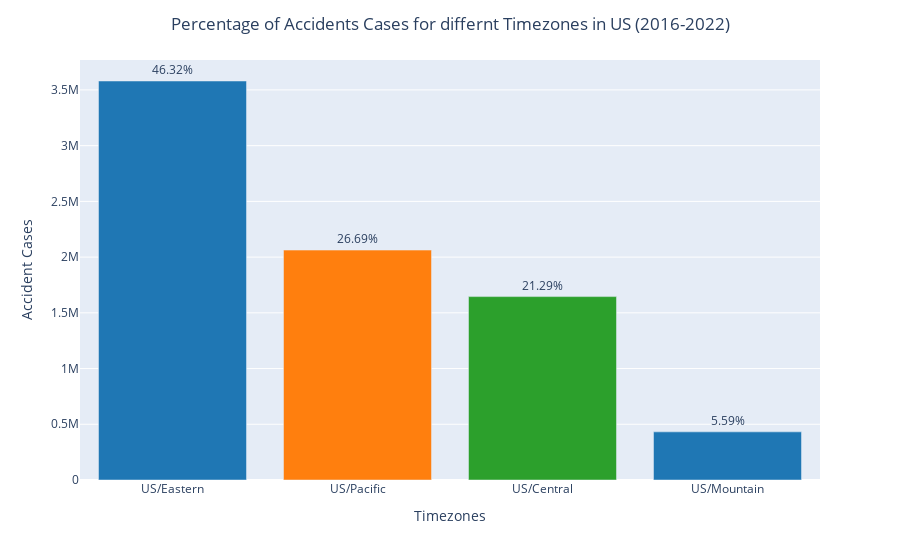

The notebook cell this image was saved under:
### Code cell
total_cases = len(df)

# Calculate the percentage of total cases for each Timezone
timezone_df['Percentage'] = (timezone_df['Cases'] / total_cases) * 100

# Define custom colors for the bars
custom_colors = ['#1f77b4', '#ff7f0e', '#2ca02c']

fig = px.bar(
    timezone_df,
    x='Timezone',
    y='Cases',
    color='Timezone',  
    color_discrete_sequence=custom_colors,  
    text='Percentage',  
    labels={'Percentage': 'Percentage (%)', 'Cases': 'Accident Cases', 'Timezone': 'Timezones'}  
)


# Display percentage as text on top of bars with a specific format
fig.update_traces(texttemplate='%{text:.2f}%', textposition='outside')

fig.update_layout(showlegend=False,
                 title={'text':'Percentage of Accidents Cases for differnt Timezones in US (2016-2022)', 'x':0.5}
                 )

fig.show()

### Figure 1 — Plotly figure (JSON) as saved in the notebook; plotly's stock layout.template omitted (floating-point values rounded to 4 significant figures)
{"data": [{"alignmentgroup": "True", "hovertemplate": "Timezones=%{x}<br>Accident Cases=%{y}<br>Percentage (%)=%{text}<extra></extra>", "legendgroup": "US/Eastern", "marker": {"color": "#1f77b4", "pattern": {"shape": ""}}, "name": "US/Eastern", "offsetgroup": "US/Eastern", "orientation": "v", "showlegend": true, "text": [46.32], "textposition": "outside", "texttemplate": "%{text:.2f}%", "type": "bar", "x": ["US/Eastern"], "xaxis": "x", "y": [3580167], "yaxis": "y"}, {"alignmentgroup": "True", "hovertemplate": "Timezones=%{x}<br>Accident Cases=%{y}<br>Percentage (%)=%{text}<extra></extra>", "legendgroup": "US/Pacific", "marker": {"color": "#ff7f0e", "pattern": {"shape": ""}}, "name": "US/Pacific", "offsetgroup": "US/Pacific", "orientation": "v", "showlegend": true, "text": [26.69], "textposition": "outside", "texttemplate": "%{text:.2f}%", "type": "bar", "x": ["US/Pacific"], "xaxis": "x", "y": [2062984], "yaxis": "y"}, {"alignmentgroup": "True", "hovertemplate": "Timezones=%{x}<br>Accident Cases=%{y}<br>Percentage (%)=%{text}<extra></extra>", "legendgroup": "US/Central", "marker": {"color": "#2ca02c", "pattern": {"shape": ""}}, "name": "US/Central", "offsetgroup": "US/Central", "orientation": "v", "showlegend": true, "text": [21.29], "textposition": "outside", "texttemplate": "%{text:.2f}%", "type": "bar", "x": ["US/Central"], "xaxis": "x", "y": [1645616], "yaxis": "y"}, {"alignmentgroup": "True", "hovertemplate": "Timezones=%{x}<br>Accident Cases=%{y}<br>Percentage (%)=%{text}<extra></extra>", "legendgroup": "US/Mountain", "marker": {"color": "#1f77b4", "pattern": {"shape": ""}}, "name": "US/Mountain", "offsetgroup": "US/Mountain", "orientation": "v", "showlegend": true, "text": [5.587], "textposition": "outside", "texttemplate": "%{text:.2f}%", "type": "bar", "x": ["US/Mountain"], "xaxis": "x", "y": [431819], "yaxis": "y"}], "layout": {"barmode": "relative", "legend": {"title": {"text": "Timezones"}, "tracegroupgap": 0}, "margin": {"t": 60}, "showlegend": false, "title": {"text": "Percentage of Accidents Cases for differnt Timezones in US (2016-2022)", "x": 0.5}, "xaxis": {"anchor": "y", "categoryarray": ["US/Eastern", "US/Pacific", "US/Central", "US/Mountain"], "categoryorder": "array", "domain": [0, 1], "title": {"text": "Timezones"}}, "yaxis": {"anchor": "x", "domain": [0, 1], "title": {"text": "Accident Cases"}}}}
